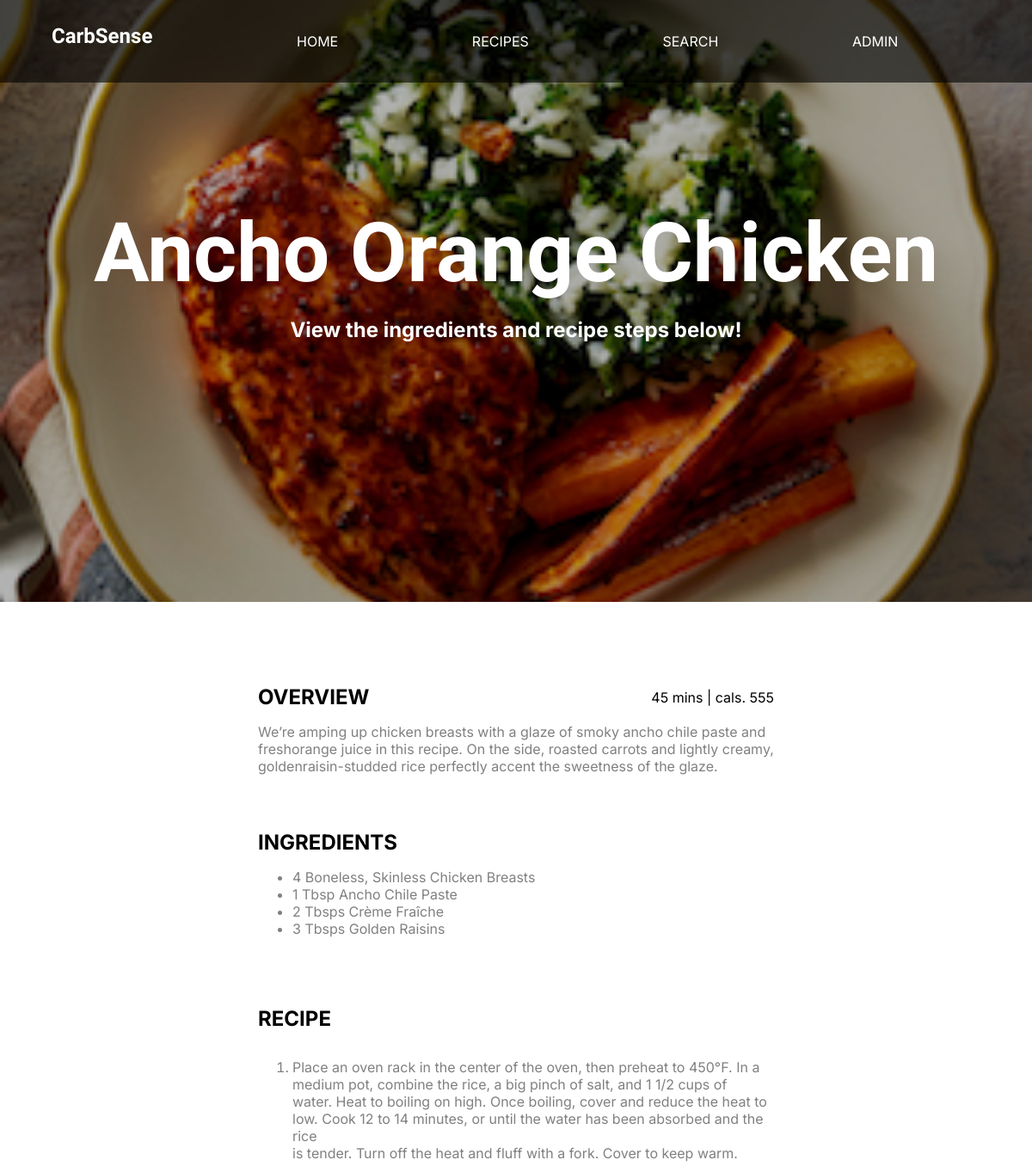
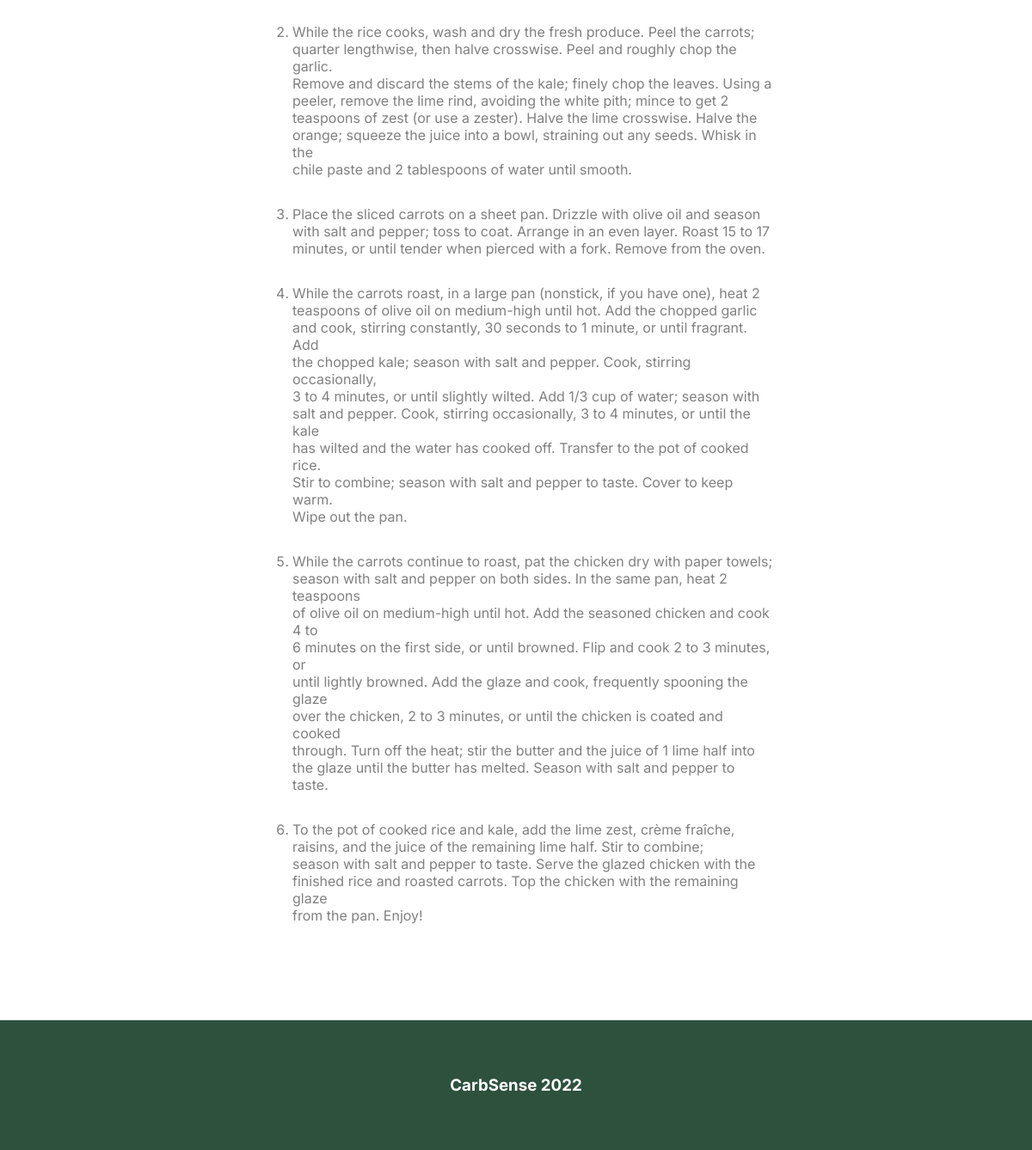
Page /details.php?id=6 on the committed database (2 pictures, top to bottom).
### tables this page shows
CREATE TABLE `recipes` (
  `id` int(11) NOT NULL,
  `title` varchar(255) NOT NULL,
  `cal` int(11) NOT NULL,
  `cookTime` int(11) NOT NULL,
  `overview` longtext NOT NULL,
  `imagePath` varchar(250) NOT NULL,
  `ingredients` varchar(1000) NOT NULL,
  `steps` varchar(5000) NOT NULL
);

### .env.local.php (called while the page is built)
<?php
$APP_CONFIG = [
    'environment' => 'development',
    'site_name' => 'CarbSense',
    'site_url' => 'http://localhost:8888/final',
    'database_host' => 'localhost',
    'database_user' => 'root',
    'database_pass' => 'root',
    'database_name' => 'local_idm232',
];

### _includes/helper-functions.php (called while the page is built, shortened)
<?php
function site_url()
{
    global $APP_CONFIG;
    return $APP_CONFIG['site_url'];
}

### details.php (the view, shortened to what this page needs)
<?php
include_once 'app.php';
?>
<?php
$query = "SELECT * FROM recipes WHERE id = {$_GET['id']}";
$result = mysqli_query($db_connection, $query);
if ($result->num_rows > 0) {
    $recipe = mysqli_fetch_assoc($result);
} else {
    $error_message = 'Recipe does not exist';
}
?>
<?php
$header = $recipe['title'];
$headerText = "View the ingredients and recipe steps below!";
$headerImg = "details";
include_once '_components/header.php';
?>
    </header>
    <div class="hero-img" style="background-image: url(<?php echo site_url(); ?><?php echo $recipe['imagePath']?>);"></div>
    <div class="details-container">
        <div class="overview">
            <div class="overview-line1">
                <h2 class="ingredients-headers">OVERVIEW</h2>
                <div><?php echo $recipe['cookTime']?> mins | cals. <?php echo $recipe['cal']?></div>
            </div>
            <p class="overview-para"><?php echo $recipe['overview']?></p>
        </div>
        <div class="ingredients">
            <h2 class="ingredients-headers">INGREDIENTS</h2>
            <div class="ingredient-bullet"><?php echo $recipe['ingredients']?></div>
        </div>
        <div class="recipe">
            <h2 class="ingredients-headers">RECIPE</h2>
            <div class="steps"><?php echo $recipe['steps']?></div>
        </div>
    </div>
<?php
include_once '_components/footer.php';
?>

### _components/header.php (shortened to what this page needs)
<!DOCTYPE html>
<html lang="en">
<head>
    <link rel="stylesheet" href="<?php echo site_url(); ?>/dist/styles/styles.css">
</head>
<body>
<nav class="nav-main">
        <div class="logo">
            <h2 class="logo-text">CarbSense</h2>
        </div>
        <ul class="nav-links">
            <li><a href="<?php echo site_url(); ?>/">Home</a></li>
            <li><a href="<?php echo site_url(); ?>/recipes.php">Recipes</a></li>
            <li><a href="<?php echo site_url(); ?>/admin/search/">Search</a></li>
            <li><a href="<?php echo site_url(); ?>/admin/recipes/">Admin</a></li>
        </ul>
    </nav>
    <header class="header-main <?php echo"$headerImg"; ?>">
        <h1><?php echo"$header"; ?></h1>
        <h2 class="header-blurb"><?php echo"$headerText"; ?></h2>

### rows in the picture
recipes: title "Ancho Orange Chicken", imagePath (picture), cookTime "45", cal "555", overview "Weʼre amping up chicken breasts with a glaze of smoky ancho chile paste and freshorange juice in this recipe. On the side, roasted carrots and lightly creamy, goldenraisin-studded rice perfectly accent the sweetness of the glaze.", ingredients "4 Boneless, Skinless Chicken Breasts 1 Tbsp Ancho Chile Paste 2 Tbsps Crème Fraîche 3 Tbsps Golden Raisins", steps "Place an oven rack in the center of the oven, then preheat to 450°F. In a medium pot, combine the rice, a big pinch of salt, and 1 1/2 cups of water. Heat to boiling on high. Once boiling, cover and reduce the heat to low. Cook 12 to 14 minutes, or until the water has been absorbed and the rice is tender. Turn off the heat and fluff with a fork. Cover to keep warm. While the rice cooks, wash and dry the fresh produce. Peel the carrots; quarter lengthwise, then halve crosswise. Peel and roughly chop the garlic. Remove and discard the stems of the kale; finely chop the leaves. Using a peeler, remove the lime rind, avoiding the white pith; mince to get 2 teaspoons of zest (or use a zester).…"

### other values in the picture
$headerText "View the ingredients and recipe steps below!"
